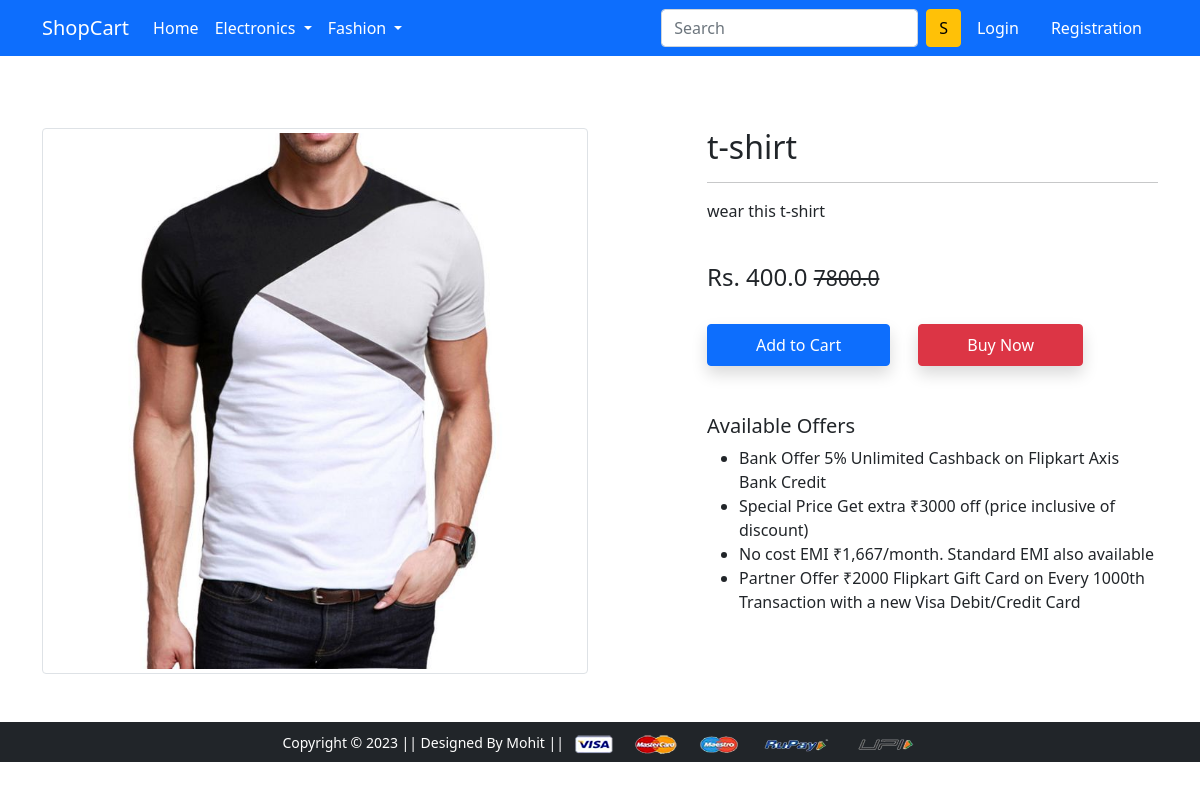
Screenshot of /product-detail/1/ with the database file from the repository.
### app/models.py (models this page shows, shortened)
class Product(models.Model):
    title = models.CharField(max_length=100)
    selling_price = models.FloatField()
    discounted_price = models.FloatField()
    description = models.TextField()
    brand = models.CharField(max_length=100)
    category = models.CharField(choices=CATEGORY_CHOICES, max_length=2)
    product_image = models.ImageField(upload_to='productimg')

### app/views.py (the view)
# urls.py: path('product-detail/<int:pk>/', views.ProductDetailView.as_view(), name='product-detail'),
class ProductDetailView(View):
    def get(self, request, pk):
        totalitem = 0
        product = Product.objects.get(pk=pk)
        item_already_in_cart = False
        if request.user.is_authenticated:
            totalitem = len(Cart.objects.filter(user=request.user))
            item_already_in_cart = Cart.objects.filter(Q(product=product.id) & Q(user=request.user)).exists()
        return render(request, 'app/productdetail.html',
                      {'product': product, 'item_already_in_cart': item_already_in_cart, 'totalitem': totalitem})

### templates/app/productdetail.html (shortened to what this page needs)
{% extends 'app/base.html' %}
{% load static %}
{% block main-content %}
<div class="container my-5">
 <div class="row">
  <div class="col-sm-6 text-center align-self-center">
   <img src="{{product.product_image.url}}" alt="" class="img-fluid img-thumbnail">
  </div>
  <div class="col-sm-5 offset-sm-1">
   <h2>{{product.title}}</h2>
   <hr>
   <p>{{product.description}}</p> <br>
   <h4>Rs. {{product.discounted_price}} <small class="fw-light text-decoration-line-through">{{product.selling_price}}</small></h4> <br>
   {% if not request.user.is_authenticated %}
     <form action="/add-to-cart" class="d-inline">
      <button type="submit" class="btn btn-primary shadow px-5 py-2">Add to Cart</button>
     </form>
   {% endif %}
   <a href="{% url 'checkout' %}" class="btn btn-danger shadow px-5 py-2 ms-4">Buy Now</a>
   <h5 class="mt-5">Available Offers</h5>
   <ul>
    <li>Bank Offer 5% Unlimited Cashback on Flipkart Axis Bank Credit</li>
    <li>Special Price Get extra ₹3000 off (price inclusive of discount)</li>
    <li>No cost EMI ₹1,667/month. Standard EMI also available</li>
    <li>Partner Offer ₹2000 Flipkart Gift Card on Every 1000th Transaction with a new Visa Debit/Credit Card</li>
   </ul>
  </div>
 </div>
</div>
{% endblock main-content %}

### rows the page displays
Product: product_image (picture), title "t-shirt", description "wear this t-shirt", discounted_price "400.0", selling_price "7800.0"
